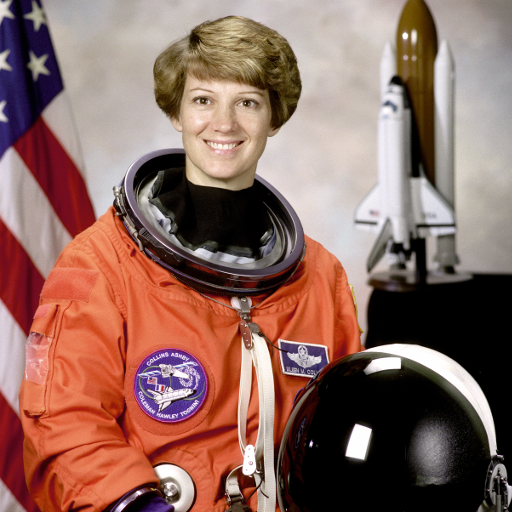
#> input picture skimage.data.astronaut(), 512 x 512 px
$ python 08_1_04_DL-Object-Detection_1.py
#> lines starting #> are read from the running program, lines starting #| are printed output that depends on the picture; after the words box and inside, x2 and y2 are one past the last pixel; in counts of white or black regions, pixels touching at a corner belong together
# -*- coding: utf-8 -*-
"""
Step 1/10: A. Bounding Box
원본: 04_DL-Object-Detection.ipynb (단계별로 재구성)
"""

# %% [markdown]
# <h1 style="text-align: center;">Physical AI의 Vision-LLM 융합 시청각 멀티모달 시스템</h1>
#
# <br><br>
#
# <div style="text-align: right; color: gray; font-style: italic;">
# 강사 김규래&emsp;<br>
# kkr.kyurae.kim@gmail.com&emsp;
# </div><br>
#
# ---
# ---

# %% [markdown]
# ## 4. 딥러닝 기반 Edge AI 객체 탐지 시스템

# %% [markdown]
# 객체 탐지(Object Detection)란?<br>
# "이미지나 영상에서 객체의 위치와 객체의 종류를 찾아내는 컴퓨터 비전 기술"
#
# * 이미지 또는 영상 속 객체를 자동으로 탐지
# * 객체의 위치(Bounding Box)와 종류(Class)를 예측
# * 위치 추정(Localization)과 이미지 분류(Image Classification)를 결합한 기술
# * 하나의 이미지에서 여러 객체를 동시에 인식 가능

# %% [markdown]
# Rule-based vs. Learning-based:
# * 규칙기반 (Rule-based) 객체 탐지
#   * 사람이 색상, 크기, 형태 등의 규칙을 직접 설정
#   * 학습 데이터가 필요하지 않음
#   * 환경이 달라지면 규칙을 다시 수정해야 함
#   * 조명, 배경, 객체의 크기와 방향 변화에 민감함
# * 학습기반 (Learning-based) 객체 탐지
#   * 객체의 특징을 모델이 데이터로부터 학습
#   * 많은 학습 데이터와 연산이 필요
#   * 복잡한 배경과 다양한 객체 변화에 대응 가능
#   * 내부 판단 과정을 직접 해석하기 어려움

# %% [markdown]
# ---

# %% [markdown]
# ### A. Bounding Box

# %% [markdown]
# Bounding Box (BBox)는 이미지나 영상의 프레임에서 탐지된 객체를 둘러싸는 직사각형 영역입니다.
#
# 기본적으로 대부분의 객체 탐지는 OpenCV 프레임워크에 기반을 두고있기에 OpenCV 좌표계 시스템을 사용합니다.

# %%
import cv2
import numpy as np
import matplotlib.pyplot as plt
from matplotlib.patches import Circle
import skimage.data

# %%
image = skimage.data.astronaut()
#> image is the input picture: shape (512, 512, 3); mean R, G, B 141.6, 105.8, 96.5
plt.imshow(image)

h, w, c = image.shape
#> h = 512; w = 512; c = 3

# 좌측 상단
circle0 = Circle((0, 0), radius=25, edgecolor='magenta', facecolor='magenta', linewidth=5)
plt.gca().add_patch(circle0)

# 우측 하단
circle1 = Circle((w, h), radius=25, edgecolor='cyan', facecolor='cyan', linewidth=5)
plt.gca().add_patch(circle1)

print(f"이미지 높이: {h}\n이미지 너비: {w}")
#| 이미지 높이: 512
#| 이미지 너비: 512

# %% [markdown]
# BBox의 표현 방식은 크게 네 가지가 있습니다:
# 1. (x1, y1, x2, y2)
# 2. (x, y, w, h)
# 3. (cx, cy, w, h)
# 4. (cx_norm, cy_norm, w_norm, h_norm)
#
# 각 표현 방식을 살펴보겠습니다.

# %% [markdown]
# 1. `bbox = (x1, y1, x2, y2)`
#     * `(x1, y1)`: 좌측 상단 좌표
#     * `(x2, y2)`: 우측 하단 좌표
#     * bbox의 너비: `x2 - x1`
#     * bbox의 높이: `y2 - y1`
#     * OpenCV로 박스를 그릴 때 편리: `cv2.rectangle(image, (x1, y1), (x2, y2), color, thickness)`

# %% [markdown]
# 2. `bbox = (x, y, w, h)`
#     * `(x, y)`: 좌측 상단 좌표
#     * `(w, h)`: bbox 크기
#     * 우측 하단 좌표: `(x + w, y + h)`
#     * OpenCV 일부 함수에서 이 방식을 사용 (`cv2.selectROI`, `cv2.boundingRect` 등)

# %% [markdown]
# 3. `bbox = (cx, cy, w, h)`
#     * `(cx, cy)`: bbox 중심 좌표
#     * `(w, h)`: bbox 크기
#     * 좌측 상단 좌표: `(int(cx - w/2), int(cy - h/2))`
#     * 우측 하단 좌표: `(int(cx + w/2), int(cy + h/2))`

# %% [markdown]
# 4. `bbox = (cx_norm, cy_norm, w_norm, h_norm)`
#     * `(cx, cy, w, h)`를 이미지 크기에 맞춰 0~1로 정규화
#     * `cx_norm = cx / image_width`
#     * `cy_norm = cy / image_height`
#     * `w_norm = w / image_width`
#     * `h_norm = h / image_height`

# %% [markdown]
# 간단한 `cv2.rectangle`을 사용해 1번 방식인 `(x1, y1, x2, y2)` BBox를 그려봅시다.

# %%
cup_img = skimage.data.coffee()
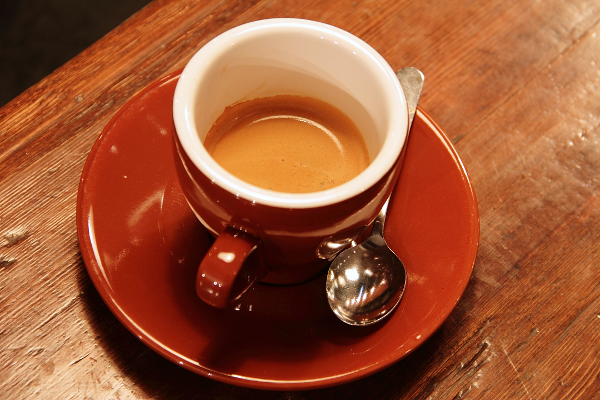
#> input picture skimage.data.coffee(), 600 x 400 px
#> cup_img is the input picture: shape (400, 600, 3); mean R, G, B 158.6, 85.8, 51.5

x1, y1 = 170, 16
x2, y2 = 410, 330

cv2.rectangle(cup_img, (x1, y1), (x2, y2), (0, 255, 0), 3)
cv2.putText(cup_img, "Cup\n0.95", (x1-60, y1+20), cv2.FONT_HERSHEY_SIMPLEX, 0.8, (0, 255, 0), 2)

plt.imshow(cup_img);

# %% [markdown]
# 이 방식은 하드코딩으로 좌표를 직접 입력한 방식이기에 진정한 객체 탐지라고 볼 수 없습니다. 이번에는 직접 좌표를 설정하지 않고 BBox를 그리는 실제 객체 탐지를 구현해봅시다.
#
# 가장 간단한 규칙기반 객체 탐지 방법으로는 Color Segmentation이 있습니다. 사람이 원하는 객체에 맞춰 직접 색상 범위를 지정하여 탐지합니다. Color Segmentation의 결과로 Binary Mask가 생성이 되고, 마스크를 통해 Contour를 추출할 수 있습니다.
#
# 규칙기반 객체 탐지로 BBox를 그리기 위해서는 Contour가 필요합니다.
#
# 우선, 이전 Computer Vision 실습에서 연습한 방식과 동일하게 Color Segmentation을 통해 Contour를 추출해봅시다.

# %%
apple = cv2.imread("src/images/apple.png")
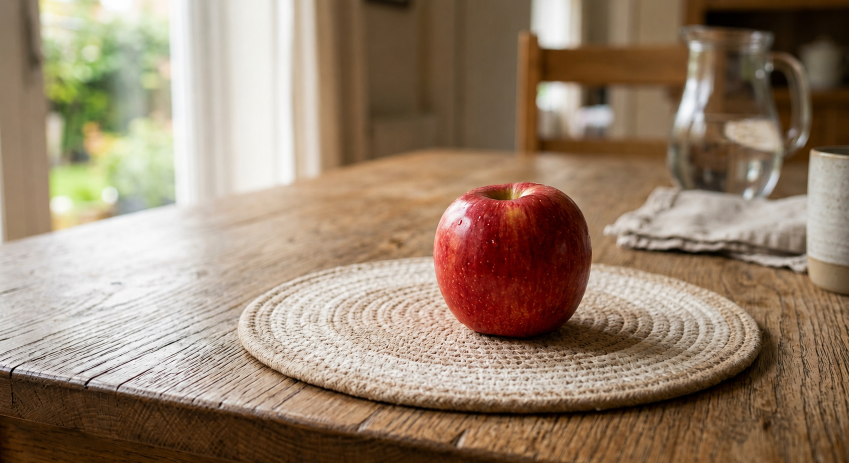
#> input picture src/images/apple.png, 1698 x 926 px (shown at 1/2 size)
#> apple is the input picture: shape (926, 1698, 3); mean B, G, R 109.3, 130.3, 151.4
apple_rgb = cv2.cvtColor(apple, cv2.COLOR_BGR2RGB)

plt.figure(figsize=(16,8))
plt.imshow(apple_rgb)
plt.axis("off");

# %%
# Color Segmentation을 통해 Binary Mask 생성

# 사과 빨강 HSV 범위
red_lower1 = np.array([0, 100, 50])
red_upper1 = np.array([10, 255, 255])
red_lower2 = np.array([170, 100, 50])
red_upper2 = np.array([180, 255, 255])

# Gaussian Blur 적용
apple_blur = cv2.GaussianBlur(apple, (7, 7), 0)

# Binary Mask 생성
apple_hsv = cv2.cvtColor(apple_blur, cv2.COLOR_BGR2HSV)
#> apple_hsv: shape (926, 1698, 3); mean H, S, V 19.2, 96.4, 152.3
apple_mask1 = cv2.inRange(apple_hsv, red_lower1, red_upper1)
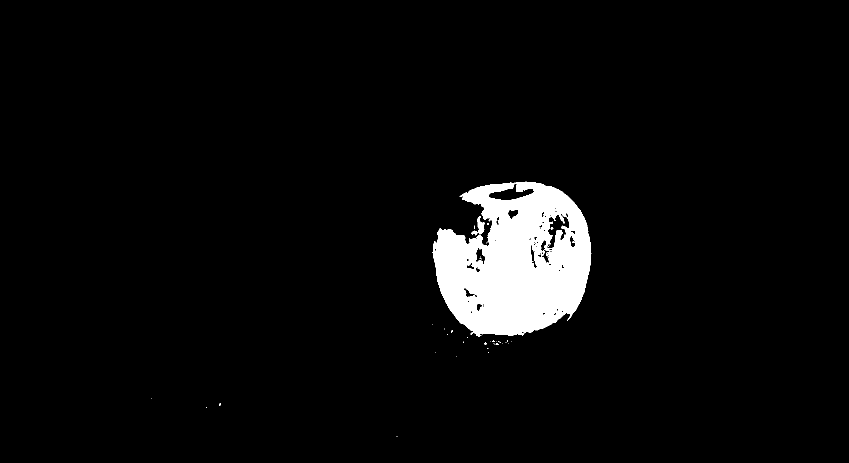
#> apple_mask1: shape (926, 1698) (shown at 1/2 size); 4.3% white; 41 white regions (40 under 20 px), largest, box (x1, y1, x2, y2) and area: (865, 363, 1183, 674) 68155
apple_mask2 = cv2.inRange(apple_hsv, red_lower2, red_upper2)
#> apple_mask2: shape (926, 1698); 0.26% white; 113 white regions (97 under 20 px), largest, box (x1, y1, x2, y2) and area: (927, 403, 985, 492) 2429, (952, 495, 971, 529) 354, (928, 576, 956, 595) 175
apple_mask = cv2.bitwise_or(apple_mask1, apple_mask2)
#> apple_mask: shape (926, 1698); 4.6% white; 34 white regions (32 under 20 px), largest, box (x1, y1, x2, y2) and area: (865, 363, 1183, 674) 72231, (917, 441, 924, 451) 36


# 이미지 출력
plt.figure(figsize=(16,8))

plt.subplot(1,2,1), plt.imshow(apple_rgb), plt.title("Original Image")
plt.subplot(1,2,2), plt.imshow(apple_mask, cmap="gray"), plt.title("Binary Mask")

for ax in plt.gcf().axes:
    ax.axis("off")

# %%
# Binary Mask를 사용하여 Contour 추출

# 필요하다면 Morphological Operation 적용
kernel = np.ones((5, 5), np.uint8)
apple_mask = cv2.morphologyEx(apple_mask, cv2.MORPH_OPEN, kernel)
#> apple_mask: shape (926, 1698); 4.6% white; 3 white regions, box (x1, y1, x2, y2) and area: (866, 364, 1182, 672) 71750, (1120, 433, 1127, 441) 47, (1090, 495, 1096, 501) 35
apple_mask = cv2.morphologyEx(apple_mask, cv2.MORPH_CLOSE, kernel)
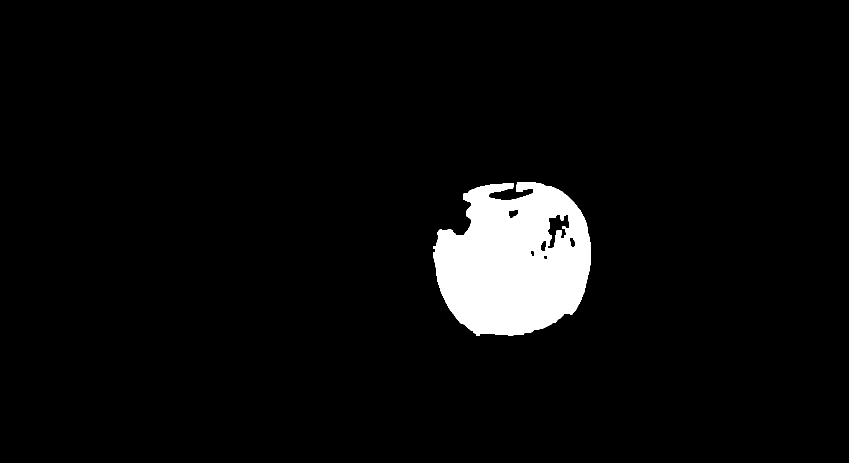
#> apple_mask: shape (926, 1698) (shown at 1/2 size); 4.6% white; 1 white region

# Contour를 추출하여 원본 이미지 위에 overlay
final_img = apple_rgb.copy()
contours, _ = cv2.findContours(apple_mask, cv2.RETR_EXTERNAL, cv2.CHAIN_APPROX_SIMPLE)
#> contours = 1 contour; box (x1, y1, x2, y2) and area: (866, 364, 1182, 672) 73828
if len(contours) > 0:
    # 가장 큰 contour 선택
    largest_contour = max(contours, key=cv2.contourArea)
#> largest_contour = contour of 500 points, box (x1, y1, x2, y2) (866, 364, 1182, 672), area 73828

    # 가장 큰 contour만 채운 binary mask 생성
    largest_mask = np.zeros_like(apple_mask)
    cv2.drawContours(largest_mask, [largest_contour], -1, 255, thickness=cv2.FILLED)
#> largest_mask: shape (926, 1698); 4.7% white; 1 white region, box (x1, y1, x2, y2) and area: (866, 364, 1182, 672) 74447

    # 가장 큰 contour만 채운 binary mask를 반투명 초록색으로 overlay
    mask_color = np.zeros_like(final_img)
    mask_color[:, :, 1] = largest_mask
    alpha = 0.35
    final_img = cv2.addWeighted(final_img, 1.0, mask_color, alpha, 0)

    # Contour 그리기 (초록색 외곽선)
    cv2.drawContours(final_img, [largest_contour], -1, (0,255,0), 2)
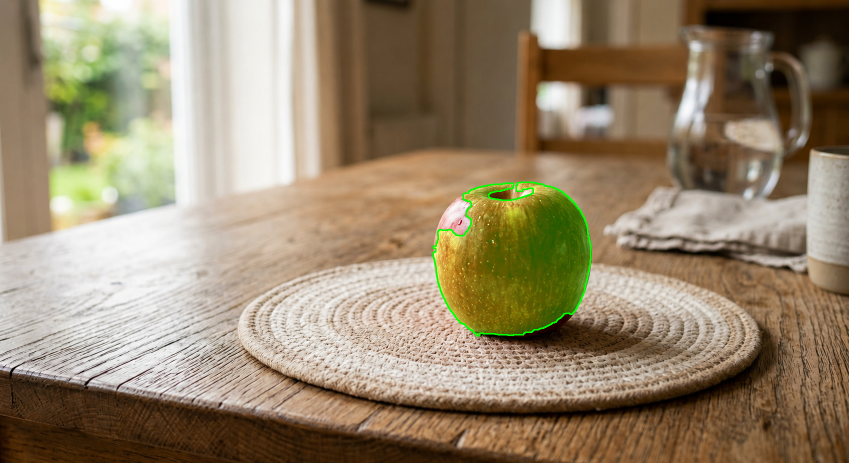
#> final_img: shape (926, 1698, 3) (shown at 1/2 size); mean R, G, B 151, 134.8, 109.1

plt.figure(figsize=(16,8))
plt.imshow(final_img)
plt.axis("off")

# %% [markdown]
# 추출한 Contour를 사용해 객체 탐지를 할 수 있습니다.
#
# `cv2.boundingRect()` 함수를 사용하면 이미지에서 찾은 Contour를 감싸는 최소 사각형을 자동으로 계산합니다.
#
# BBox 표현은 2번 방식인 "`bbox = (x, y, w, h)`"으로 표현됩니다.

# %%
x, y, w, h = cv2.boundingRect(largest_contour)
#> x = 866; y = 364; w = 316; h = 308
print(x, y, w, h)
#| 866 364 316 308

# %% [markdown]
# 이 값을 사용하여 원본 이미지 위에 BBox를 그려봅시다.

# %%
def draw_bbox(img, coord1, coord2, color, thickness=3, txt=""):
    _, txt_h = cv2.getTextSize(txt, cv2.FONT_HERSHEY_SIMPLEX, 0.8, 2)[0]
    cv2.rectangle(img, coord1, coord2, color, thickness)
    cv2.putText(img, txt, (coord1[0], coord1[1]-txt_h+15), cv2.FONT_HERSHEY_SIMPLEX, 0.8, color, 2)

# %%
apple = cv2.imread("src/images/apple.png")
apple_rgb = cv2.cvtColor(apple, cv2.COLOR_BGR2RGB)

# cv2.rectangle() 함수에 사용할 수 있는 좌표로 변환
x1, y1 = x, y
#> x1 = 866; y1 = 364
x2, y2 = x + w, y + h
#> x2 = 1182; y2 = 672

draw_bbox(apple_rgb, (x1, y1), (x2, y2), (0, 255, 0), txt="Apple, 0.98")
#> in draw_bbox, `cv2.putText(img, txt, (coord1[0], coord1[1]-txt_h+15), cv2.FONT_HERSHE..`:
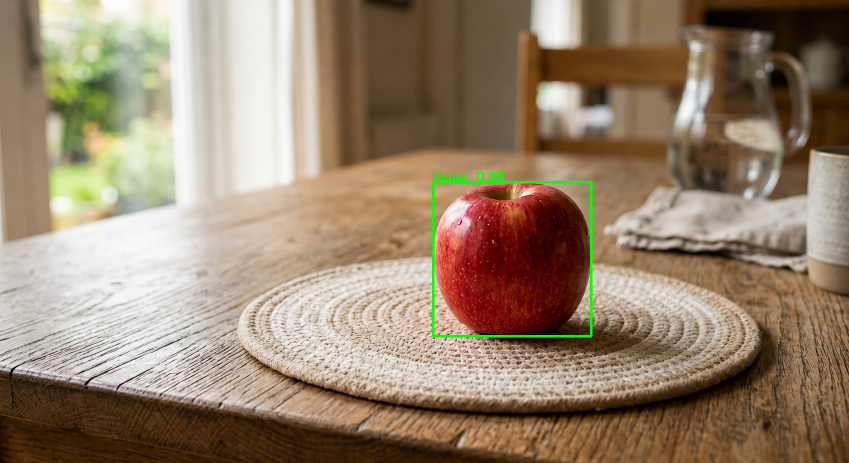
#> img: shape (926, 1698, 3) (shown at 1/2 size); mean R, G, B 150.7, 130.9, 108.9

plt.figure(figsize=(16,8))
plt.imshow(apple_rgb);

# %% [markdown]
# 이로써 BBox의 좌표를 하드코딩하는 것이 아닌 규칙기반 객체 탐지인 Color Segmentation으로 BBox를 그려봤습니다.

# %% [markdown]
# ---
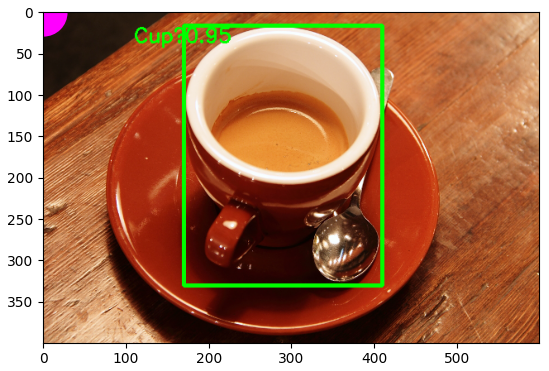
#> figure drawn by matplotlib, 1 panel
